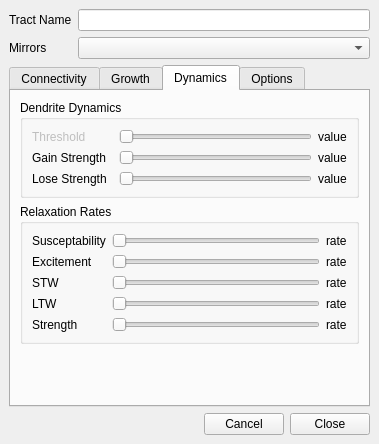
<?xml version="1.0" encoding="UTF-8"?>
<ui version="4.0">
 <class>TractSettings</class>
 <widget class="QMainWindow" name="TractSettings">
  <property name="geometry">
   <rect>
    <x>0</x>
    <y>0</y>
    <width>379</width>
    <height>444</height>
   </rect>
  </property>
  <property name="sizePolicy">
   <sizepolicy hsizetype="Fixed" vsizetype="Fixed">
    <horstretch>0</horstretch>
    <verstretch>0</verstretch>
   </sizepolicy>
  </property>
  <property name="minimumSize">
   <size>
    <width>379</width>
    <height>0</height>
   </size>
  </property>
  <property name="windowTitle">
   <string>MainWindow</string>
  </property>
  <widget class="QWidget" name="centralwidget">
   <layout class="QVBoxLayout" name="verticalLayout_4">
    <item>
     <layout class="QFormLayout" name="formLayout">
      <property name="fieldGrowthPolicy">
       <enum>QFormLayout::AllNonFixedFieldsGrow</enum>
      </property>
      <item row="0" column="0">
       <widget class="QLabel" name="tractName">
        <property name="text">
         <string>Tract Name</string>
        </property>
       </widget>
      </item>
      <item row="0" column="1">
       <widget class="QLineEdit" name="tract_name"/>
      </item>
      <item row="1" column="0">
       <widget class="QLabel" name="Mirrors">
        <property name="text">
         <string>Mirrors</string>
        </property>
       </widget>
      </item>
      <item row="1" column="1">
       <widget class="QComboBox" name="mirror"/>
      </item>
     </layout>
    </item>
    <item>
     <widget class="QTabWidget" name="tabs">
      <property name="currentIndex">
       <number>2</number>
      </property>
      <widget class="QWidget" name="tab1">
       <attribute name="title">
        <string>Connectivity</string>
       </attribute>
       <layout class="QGridLayout" name="gridLayout_2">
        <item row="3" column="3">
         <widget class="QLabel" name="origin_lobe_conn">
          <property name="text">
           <string>15</string>
          </property>
         </widget>
        </item>
        <item row="5" column="1" colspan="3">
         <widget class="QComboBox" name="data_source"/>
        </item>
        <item row="2" column="0">
         <widget class="QLabel" name="label_6">
          <property name="text">
           <string>Last Neuron</string>
          </property>
         </widget>
        </item>
        <item row="2" column="3">
         <widget class="QLabel" name="max_origin_lobe">
          <property name="text">
           <string>1</string>
          </property>
         </widget>
        </item>
        <item row="5" column="0">
         <widget class="QLabel" name="DataSource">
          <property name="text">
           <string>Data Source</string>
          </property>
         </widget>
        </item>
        <item row="6" column="3">
         <widget class="QLabel" name="min_data_source">
          <property name="text">
           <string>1</string>
          </property>
         </widget>
        </item>
        <item row="7" column="2">
         <widget class="QSlider" name="data_source_last">
          <property name="minimum">
           <number>1</number>
          </property>
          <property name="maximum">
           <number>1</number>
          </property>
          <property name="orientation">
           <enum>Qt::Horizontal</enum>
          </property>
         </widget>
        </item>
        <item row="1" column="2">
         <widget class="QSlider" name="origin_lobe_first">
          <property name="maximum">
           <number>1</number>
          </property>
          <property name="value">
           <number>0</number>
          </property>
          <property name="orientation">
           <enum>Qt::Horizontal</enum>
          </property>
         </widget>
        </item>
        <item row="3" column="2">
         <widget class="QSlider" name="origin_lobe_max">
          <property name="minimum">
           <number>1</number>
          </property>
          <property name="maximum">
           <number>15</number>
          </property>
          <property name="orientation">
           <enum>Qt::Horizontal</enum>
          </property>
         </widget>
        </item>
        <item row="4" column="0" colspan="4">
         <widget class="Line" name="line">
          <property name="orientation">
           <enum>Qt::Horizontal</enum>
          </property>
         </widget>
        </item>
        <item row="6" column="0">
         <widget class="QLabel" name="label_8">
          <property name="text">
           <string>First Neuron</string>
          </property>
         </widget>
        </item>
        <item row="6" column="2">
         <widget class="QSlider" name="data_source_first">
          <property name="maximum">
           <number>1</number>
          </property>
          <property name="value">
           <number>0</number>
          </property>
          <property name="orientation">
           <enum>Qt::Horizontal</enum>
          </property>
         </widget>
        </item>
        <item row="3" column="0">
         <widget class="QLabel" name="label_26">
          <property name="text">
           <string>Connections/Cell</string>
          </property>
         </widget>
        </item>
        <item row="1" column="3">
         <widget class="QLabel" name="min_origin_lobe">
          <property name="text">
           <string>1</string>
          </property>
         </widget>
        </item>
        <item row="7" column="0">
         <widget class="QLabel" name="label_9">
          <property name="text">
           <string>Last Neuron</string>
          </property>
         </widget>
        </item>
        <item row="7" column="3">
         <widget class="QLabel" name="max_data_source">
          <property name="text">
           <string>1</string>
          </property>
         </widget>
        </item>
        <item row="0" column="0">
         <widget class="QLabel" name="OriginLobe">
          <property name="text">
           <string>Origin Lobe</string>
          </property>
         </widget>
        </item>
        <item row="8" column="2">
         <widget class="QSlider" name="data_source_max">
          <property name="minimum">
           <number>1</number>
          </property>
          <property name="maximum">
           <number>15</number>
          </property>
          <property name="orientation">
           <enum>Qt::Horizontal</enum>
          </property>
         </widget>
        </item>
        <item row="2" column="2">
         <widget class="QSlider" name="origin_lobe_last">
          <property name="minimum">
           <number>1</number>
          </property>
          <property name="maximum">
           <number>1</number>
          </property>
          <property name="orientation">
           <enum>Qt::Horizontal</enum>
          </property>
         </widget>
        </item>
        <item row="0" column="1" colspan="3">
         <widget class="QComboBox" name="origin_lobe"/>
        </item>
        <item row="1" column="0">
         <widget class="QLabel" name="label_5">
          <property name="text">
           <string>First Neuron</string>
          </property>
         </widget>
        </item>
        <item row="8" column="0">
         <widget class="QLabel" name="label_27">
          <property name="text">
           <string>Connections/Cell</string>
          </property>
         </widget>
        </item>
        <item row="8" column="3">
         <widget class="QLabel" name="data_src_conn">
          <property name="text">
           <string>15</string>
          </property>
         </widget>
        </item>
       </layout>
      </widget>
      <widget class="QWidget" name="tab_2">
       <attribute name="title">
        <string>Growth</string>
       </attribute>
       <layout class="QVBoxLayout" name="verticalLayout_2">
        <item>
         <widget class="QGroupBox" name="groupBox_4">
          <property name="title">
           <string>Intital Connectivity</string>
          </property>
          <layout class="QGridLayout" name="gridLayout_5">
           <item row="2" column="3">
            <widget class="QLabel" name="min_strVal">
             <property name="text">
              <string>value</string>
             </property>
            </widget>
           </item>
           <item row="2" column="2">
            <widget class="QSlider" name="min_str">
             <property name="minimum">
              <number>0</number>
             </property>
             <property name="maximum">
              <number>255</number>
             </property>
             <property name="orientation">
              <enum>Qt::Horizontal</enum>
             </property>
            </widget>
           </item>
           <item row="3" column="3">
            <widget class="QLabel" name="max_strVal">
             <property name="text">
              <string>value</string>
             </property>
            </widget>
           </item>
           <item row="5" column="2">
            <widget class="QSlider" name="max_ltw">
             <property name="minimum">
              <number>0</number>
             </property>
             <property name="maximum">
              <number>128</number>
             </property>
             <property name="orientation">
              <enum>Qt::Horizontal</enum>
             </property>
            </widget>
           </item>
           <item row="5" column="0">
            <widget class="QLabel" name="label_14">
             <property name="text">
              <string>Max LTW</string>
             </property>
            </widget>
           </item>
           <item row="4" column="2">
            <widget class="QSlider" name="min_ltw">
             <property name="minimum">
              <number>0</number>
             </property>
             <property name="maximum">
              <number>128</number>
             </property>
             <property name="orientation">
              <enum>Qt::Horizontal</enum>
             </property>
            </widget>
           </item>
           <item row="1" column="0">
            <widget class="QLabel" name="label_17">
             <property name="text">
              <string>Max to Add</string>
             </property>
            </widget>
           </item>
           <item row="0" column="0">
            <widget class="QLabel" name="label_18">
             <property name="text">
              <string>Min to Add</string>
             </property>
            </widget>
           </item>
           <item row="4" column="3">
            <widget class="QLabel" name="min_ltwVal">
             <property name="text">
              <string>value</string>
             </property>
            </widget>
           </item>
           <item row="1" column="2">
            <widget class="QSlider" name="max_add">
             <property name="minimum">
              <number>2</number>
             </property>
             <property name="maximum">
              <number>15</number>
             </property>
             <property name="orientation">
              <enum>Qt::Horizontal</enum>
             </property>
            </widget>
           </item>
           <item row="4" column="0">
            <widget class="QLabel" name="label_13">
             <property name="text">
              <string>Min LTW</string>
             </property>
            </widget>
           </item>
           <item row="0" column="3">
            <widget class="QLabel" name="min_addVal">
             <property name="text">
              <string>value</string>
             </property>
            </widget>
           </item>
           <item row="1" column="3">
            <widget class="QLabel" name="max_addVal">
             <property name="text">
              <string>value</string>
             </property>
            </widget>
           </item>
           <item row="5" column="3">
            <widget class="QLabel" name="max_ltwVal">
             <property name="text">
              <string>value</string>
             </property>
            </widget>
           </item>
           <item row="0" column="2">
            <widget class="QSlider" name="min_add">
             <property name="minimum">
              <number>1</number>
             </property>
             <property name="maximum">
              <number>15</number>
             </property>
             <property name="orientation">
              <enum>Qt::Horizontal</enum>
             </property>
            </widget>
           </item>
           <item row="3" column="2">
            <widget class="QSlider" name="max_str">
             <property name="maximum">
              <number>255</number>
             </property>
             <property name="orientation">
              <enum>Qt::Horizontal</enum>
             </property>
            </widget>
           </item>
           <item row="3" column="0">
            <widget class="QLabel" name="label_16">
             <property name="toolTip">
              <string>Maximum strength when new synapses are created</string>
             </property>
             <property name="text">
              <string>Max Strength</string>
             </property>
            </widget>
           </item>
           <item row="2" column="0">
            <widget class="QLabel" name="label_15">
             <property name="toolTip">
              <string>Minimum Strength when a new synapse is created</string>
             </property>
             <property name="text">
              <string>Min Strength</string>
             </property>
            </widget>
           </item>
           <item row="6" column="0">
            <widget class="QLabel" name="label">
             <property name="text">
              <string>Spread</string>
             </property>
            </widget>
           </item>
           <item row="6" column="2">
            <widget class="QSlider" name="spread">
             <property name="minimum">
              <number>1</number>
             </property>
             <property name="maximum">
              <number>8</number>
             </property>
             <property name="value">
              <number>6</number>
             </property>
             <property name="orientation">
              <enum>Qt::Horizontal</enum>
             </property>
            </widget>
           </item>
           <item row="6" column="3">
            <widget class="QLabel" name="spread_val">
             <property name="text">
              <string>value</string>
             </property>
            </widget>
           </item>
          </layout>
         </widget>
        </item>
        <item>
         <spacer name="verticalSpacer_2">
          <property name="orientation">
           <enum>Qt::Vertical</enum>
          </property>
          <property name="sizeHint" stdset="0">
           <size>
            <width>20</width>
            <height>40</height>
           </size>
          </property>
         </spacer>
        </item>
       </layout>
      </widget>
      <widget class="QWidget" name="tab_3">
       <attribute name="title">
        <string>Dynamics</string>
       </attribute>
       <layout class="QVBoxLayout" name="verticalLayout_3">
        <item>
         <widget class="QGroupBox" name="groupBox_5">
          <property name="title">
           <string>Dendrite Dynamics</string>
          </property>
          <layout class="QGridLayout" name="gridLayout">
           <item row="2" column="0">
            <widget class="QLabel" name="Lose">
             <property name="toolTip">
              <string>When a source cell fails to fire prior to a destination cell firing any synapses connecting the two are decremented by this amount.</string>
             </property>
             <property name="text">
              <string>Lose Strength</string>
             </property>
            </widget>
           </item>
           <item row="1" column="0">
            <widget class="QLabel" name="Gain">
             <property name="toolTip">
              <string>When a source cell fires prior to the destination cell fires, synapses that connect them are strengthened by this amount.</string>
             </property>
             <property name="text">
              <string>Gain Strength</string>
             </property>
            </widget>
           </item>
           <item row="2" column="2">
            <widget class="QSlider" name="lose">
             <property name="orientation">
              <enum>Qt::Horizontal</enum>
             </property>
            </widget>
           </item>
           <item row="1" column="2">
            <widget class="QSlider" name="gain">
             <property name="orientation">
              <enum>Qt::Horizontal</enum>
             </property>
            </widget>
           </item>
           <item row="0" column="0" colspan="2">
            <widget class="QLabel" name="label_2">
             <property name="enabled">
              <bool>false</bool>
             </property>
             <property name="text">
              <string>Threshold</string>
             </property>
            </widget>
           </item>
           <item row="0" column="2">
            <widget class="QSlider" name="threshold">
             <property name="orientation">
              <enum>Qt::Horizontal</enum>
             </property>
            </widget>
           </item>
           <item row="0" column="3">
            <widget class="QLabel" name="threshVal">
             <property name="text">
              <string>value</string>
             </property>
            </widget>
           </item>
           <item row="1" column="3">
            <widget class="QLabel" name="gainVal">
             <property name="text">
              <string>value</string>
             </property>
            </widget>
           </item>
           <item row="2" column="3">
            <widget class="QLabel" name="loseVal">
             <property name="text">
              <string>value</string>
             </property>
            </widget>
           </item>
          </layout>
         </widget>
        </item>
        <item>
         <widget class="QGroupBox" name="groupBox">
          <property name="title">
           <string>Relaxation Rates</string>
          </property>
          <layout class="QGridLayout" name="gridLayout_4">
           <item row="2" column="2">
            <widget class="QSlider" name="relax_stw">
             <property name="maximum">
              <number>255</number>
             </property>
             <property name="orientation">
              <enum>Qt::Horizontal</enum>
             </property>
            </widget>
           </item>
           <item row="1" column="2">
            <widget class="QSlider" name="relax_state">
             <property name="maximum">
              <number>255</number>
             </property>
             <property name="orientation">
              <enum>Qt::Horizontal</enum>
             </property>
            </widget>
           </item>
           <item row="3" column="3">
            <widget class="QLabel" name="rate_ltw">
             <property name="text">
              <string>rate</string>
             </property>
            </widget>
           </item>
           <item row="1" column="3">
            <widget class="QLabel" name="rate_state">
             <property name="text">
              <string>rate</string>
             </property>
            </widget>
           </item>
           <item row="1" column="0">
            <widget class="QLabel" name="label_10">
             <property name="text">
              <string>Excitement</string>
             </property>
            </widget>
           </item>
           <item row="2" column="3">
            <widget class="QLabel" name="rate_stw">
             <property name="text">
              <string>rate</string>
             </property>
            </widget>
           </item>
           <item row="2" column="0">
            <widget class="QLabel" name="label_11">
             <property name="text">
              <string>STW</string>
             </property>
            </widget>
           </item>
           <item row="0" column="2">
            <widget class="QSlider" name="relax_suscept">
             <property name="maximum">
              <number>255</number>
             </property>
             <property name="orientation">
              <enum>Qt::Horizontal</enum>
             </property>
            </widget>
           </item>
           <item row="3" column="0">
            <widget class="QLabel" name="label_12">
             <property name="text">
              <string>LTW</string>
             </property>
            </widget>
           </item>
           <item row="0" column="3">
            <widget class="QLabel" name="rate_suscept">
             <property name="text">
              <string>rate</string>
             </property>
            </widget>
           </item>
           <item row="3" column="2">
            <widget class="QSlider" name="relax_ltw">
             <property name="maximum">
              <number>255</number>
             </property>
             <property name="orientation">
              <enum>Qt::Horizontal</enum>
             </property>
            </widget>
           </item>
           <item row="0" column="0">
            <widget class="QLabel" name="label_3">
             <property name="text">
              <string>Susceptability</string>
             </property>
            </widget>
           </item>
           <item row="4" column="0">
            <widget class="QLabel" name="label_7">
             <property name="text">
              <string>Strength</string>
             </property>
            </widget>
           </item>
           <item row="4" column="2">
            <widget class="QSlider" name="relax_str">
             <property name="maximum">
              <number>255</number>
             </property>
             <property name="orientation">
              <enum>Qt::Horizontal</enum>
             </property>
            </widget>
           </item>
           <item row="4" column="3">
            <widget class="QLabel" name="rate_str">
             <property name="text">
              <string>rate</string>
             </property>
            </widget>
           </item>
          </layout>
         </widget>
        </item>
        <item>
         <spacer name="verticalSpacer_3">
          <property name="orientation">
           <enum>Qt::Vertical</enum>
          </property>
          <property name="sizeHint" stdset="0">
           <size>
            <width>20</width>
            <height>40</height>
           </size>
          </property>
         </spacer>
        </item>
       </layout>
      </widget>
      <widget class="QWidget" name="tab">
       <attribute name="title">
        <string>Options</string>
       </attribute>
       <layout class="QVBoxLayout" name="verticalLayout">
        <item>
         <widget class="QRadioButton" name="radioButton">
          <property name="text">
           <string>Dendrites migrate and are intialized randomly</string>
          </property>
          <property name="checked">
           <bool>true</bool>
          </property>
          <attribute name="buttonGroup">
           <string notr="true">buttonGroup</string>
          </attribute>
         </widget>
        </item>
        <item>
         <widget class="QRadioButton" name="flat">
          <property name="text">
           <string>Dendrites do not migrate and are initialized in order</string>
          </property>
          <attribute name="buttonGroup">
           <string notr="true">buttonGroup</string>
          </attribute>
         </widget>
        </item>
        <item>
         <widget class="Line" name="line_2">
          <property name="orientation">
           <enum>Qt::Horizontal</enum>
          </property>
         </widget>
        </item>
        <item>
         <widget class="QRadioButton" name="allfiring">
          <property name="text">
           <string>Dendrites respond to all firing</string>
          </property>
          <property name="checked">
           <bool>true</bool>
          </property>
          <attribute name="buttonGroup">
           <string notr="true">buttonGroup_2</string>
          </attribute>
         </widget>
        </item>
        <item>
         <widget class="QRadioButton" name="standardfiring">
          <property name="text">
           <string>Dendrites respond only to standard firing</string>
          </property>
          <property name="checked">
           <bool>false</bool>
          </property>
          <attribute name="buttonGroup">
           <string notr="true">buttonGroup_2</string>
          </attribute>
         </widget>
        </item>
        <item>
         <widget class="QRadioButton" name="predictivefiring">
          <property name="text">
           <string>Dendrites respond only to predictive firing</string>
          </property>
          <property name="checked">
           <bool>false</bool>
          </property>
          <attribute name="buttonGroup">
           <string notr="true">buttonGroup_2</string>
          </attribute>
         </widget>
        </item>
        <item>
         <widget class="Line" name="line_4">
          <property name="orientation">
           <enum>Qt::Horizontal</enum>
          </property>
         </widget>
        </item>
        <item>
         <widget class="QRadioButton" name="origin_lobe_standard">
          <property name="text">
           <string>Standard Origin Lobe</string>
          </property>
          <property name="checked">
           <bool>true</bool>
          </property>
          <attribute name="buttonGroup">
           <string notr="true">buttonGroup_3</string>
          </attribute>
         </widget>
        </item>
        <item>
         <widget class="QRadioButton" name="origin_lobe_temporal">
          <property name="text">
           <string>Temporal Origin Lobe</string>
          </property>
          <attribute name="buttonGroup">
           <string notr="true">buttonGroup_3</string>
          </attribute>
         </widget>
        </item>
        <item>
         <widget class="Line" name="line_3">
          <property name="orientation">
           <enum>Qt::Horizontal</enum>
          </property>
         </widget>
        </item>
        <item>
         <widget class="QRadioButton" name="data_source_standard">
          <property name="text">
           <string>Standard Data Source</string>
          </property>
          <property name="checked">
           <bool>true</bool>
          </property>
          <attribute name="buttonGroup">
           <string notr="true">buttonGroup_4</string>
          </attribute>
         </widget>
        </item>
        <item>
         <widget class="QRadioButton" name="data_source_temporal">
          <property name="text">
           <string>Temporal Data Source</string>
          </property>
          <attribute name="buttonGroup">
           <string notr="true">buttonGroup_4</string>
          </attribute>
         </widget>
        </item>
       </layout>
      </widget>
     </widget>
    </item>
    <item>
     <layout class="QHBoxLayout" name="horizontalLayout">
      <item>
       <spacer name="horizontalSpacer">
        <property name="orientation">
         <enum>Qt::Horizontal</enum>
        </property>
        <property name="sizeHint" stdset="0">
         <size>
          <width>40</width>
          <height>20</height>
         </size>
        </property>
       </spacer>
      </item>
      <item>
       <widget class="QPushButton" name="cancelButton">
        <property name="text">
         <string>Cancel</string>
        </property>
       </widget>
      </item>
      <item>
       <widget class="QPushButton" name="closeButton">
        <property name="text">
         <string>Close</string>
        </property>
       </widget>
      </item>
     </layout>
    </item>
   </layout>
  </widget>
 </widget>
 <resources/>
 <connections>
  <connection>
   <sender>gain</sender>
   <signal>valueChanged(int)</signal>
   <receiver>gainVal</receiver>
   <slot>setNum(int)</slot>
   <hints>
    <hint type="sourcelabel">
     <x>217</x>
     <y>159</y>
    </hint>
    <hint type="destinationlabel">
     <x>330</x>
     <y>159</y>
    </hint>
   </hints>
  </connection>
  <connection>
   <sender>threshold</sender>
   <signal>valueChanged(int)</signal>
   <receiver>threshVal</receiver>
   <slot>setNum(int)</slot>
   <hints>
    <hint type="sourcelabel">
     <x>217</x>
     <y>138</y>
    </hint>
    <hint type="destinationlabel">
     <x>330</x>
     <y>138</y>
    </hint>
   </hints>
  </connection>
  <connection>
   <sender>lose</sender>
   <signal>valueChanged(int)</signal>
   <receiver>loseVal</receiver>
   <slot>setNum(int)</slot>
   <hints>
    <hint type="sourcelabel">
     <x>217</x>
     <y>180</y>
    </hint>
    <hint type="destinationlabel">
     <x>330</x>
     <y>180</y>
    </hint>
   </hints>
  </connection>
  <connection>
   <sender>cancelButton</sender>
   <signal>clicked()</signal>
   <receiver>TractSettings</receiver>
   <slot>close()</slot>
   <hints>
    <hint type="sourcelabel">
     <x>242</x>
     <y>355</y>
    </hint>
    <hint type="destinationlabel">
     <x>189</x>
     <y>188</y>
    </hint>
   </hints>
  </connection>
  <connection>
   <sender>max_add</sender>
   <signal>valueChanged(int)</signal>
   <receiver>max_addVal</receiver>
   <slot>setNum(int)</slot>
   <hints>
    <hint type="sourcelabel">
     <x>233</x>
     <y>213</y>
    </hint>
    <hint type="destinationlabel">
     <x>330</x>
     <y>159</y>
    </hint>
   </hints>
  </connection>
  <connection>
   <sender>max_ltw</sender>
   <signal>valueChanged(int)</signal>
   <receiver>max_ltwVal</receiver>
   <slot>setNum(int)</slot>
   <hints>
    <hint type="sourcelabel">
     <x>213</x>
     <y>243</y>
    </hint>
    <hint type="destinationlabel">
     <x>330</x>
     <y>243</y>
    </hint>
   </hints>
  </connection>
  <connection>
   <sender>max_str</sender>
   <signal>valueChanged(int)</signal>
   <receiver>max_strVal</receiver>
   <slot>setNum(int)</slot>
   <hints>
    <hint type="sourcelabel">
     <x>213</x>
     <y>201</y>
    </hint>
    <hint type="destinationlabel">
     <x>330</x>
     <y>201</y>
    </hint>
   </hints>
  </connection>
  <connection>
   <sender>min_str</sender>
   <signal>valueChanged(int)</signal>
   <receiver>min_strVal</receiver>
   <slot>setNum(int)</slot>
   <hints>
    <hint type="sourcelabel">
     <x>213</x>
     <y>180</y>
    </hint>
    <hint type="destinationlabel">
     <x>330</x>
     <y>180</y>
    </hint>
   </hints>
  </connection>
  <connection>
   <sender>min_ltw</sender>
   <signal>valueChanged(int)</signal>
   <receiver>min_ltwVal</receiver>
   <slot>setNum(int)</slot>
   <hints>
    <hint type="sourcelabel">
     <x>213</x>
     <y>222</y>
    </hint>
    <hint type="destinationlabel">
     <x>330</x>
     <y>222</y>
    </hint>
   </hints>
  </connection>
  <connection>
   <sender>min_add</sender>
   <signal>valueChanged(int)</signal>
   <receiver>min_addVal</receiver>
   <slot>setNum(int)</slot>
   <hints>
    <hint type="sourcelabel">
     <x>213</x>
     <y>138</y>
    </hint>
    <hint type="destinationlabel">
     <x>330</x>
     <y>138</y>
    </hint>
   </hints>
  </connection>
  <connection>
   <sender>spread</sender>
   <signal>valueChanged(int)</signal>
   <receiver>spread_val</receiver>
   <slot>setNum(int)</slot>
   <hints>
    <hint type="sourcelabel">
     <x>213</x>
     <y>264</y>
    </hint>
    <hint type="destinationlabel">
     <x>330</x>
     <y>264</y>
    </hint>
   </hints>
  </connection>
  <connection>
   <sender>origin_lobe_first</sender>
   <signal>valueChanged(int)</signal>
   <receiver>min_origin_lobe</receiver>
   <slot>setNum(int)</slot>
   <hints>
    <hint type="sourcelabel">
     <x>234</x>
     <y>157</y>
    </hint>
    <hint type="destinationlabel">
     <x>350</x>
     <y>157</y>
    </hint>
   </hints>
  </connection>
  <connection>
   <sender>origin_lobe_last</sender>
   <signal>valueChanged(int)</signal>
   <receiver>max_origin_lobe</receiver>
   <slot>setNum(int)</slot>
   <hints>
    <hint type="sourcelabel">
     <x>234</x>
     <y>188</y>
    </hint>
    <hint type="destinationlabel">
     <x>350</x>
     <y>188</y>
    </hint>
   </hints>
  </connection>
  <connection>
   <sender>origin_lobe_max</sender>
   <signal>valueChanged(int)</signal>
   <receiver>origin_lobe_conn</receiver>
   <slot>setNum(int)</slot>
   <hints>
    <hint type="sourcelabel">
     <x>234</x>
     <y>219</y>
    </hint>
    <hint type="destinationlabel">
     <x>350</x>
     <y>219</y>
    </hint>
   </hints>
  </connection>
  <connection>
   <sender>data_source_first</sender>
   <signal>valueChanged(int)</signal>
   <receiver>min_data_source</receiver>
   <slot>setNum(int)</slot>
   <hints>
    <hint type="sourcelabel">
     <x>234</x>
     <y>307</y>
    </hint>
    <hint type="destinationlabel">
     <x>350</x>
     <y>307</y>
    </hint>
   </hints>
  </connection>
  <connection>
   <sender>data_source_last</sender>
   <signal>valueChanged(int)</signal>
   <receiver>max_data_source</receiver>
   <slot>setNum(int)</slot>
   <hints>
    <hint type="sourcelabel">
     <x>234</x>
     <y>338</y>
    </hint>
    <hint type="destinationlabel">
     <x>350</x>
     <y>338</y>
    </hint>
   </hints>
  </connection>
  <connection>
   <sender>data_source_max</sender>
   <signal>valueChanged(int)</signal>
   <receiver>data_src_conn</receiver>
   <slot>setNum(int)</slot>
   <hints>
    <hint type="sourcelabel">
     <x>234</x>
     <y>369</y>
    </hint>
    <hint type="destinationlabel">
     <x>350</x>
     <y>369</y>
    </hint>
   </hints>
  </connection>
 </connections>
 <buttongroups>
  <buttongroup name="buttonGroup_3"/>
  <buttongroup name="buttonGroup_4"/>
  <buttongroup name="buttonGroup"/>
  <buttongroup name="buttonGroup_2"/>
 </buttongroups>
</ui>
